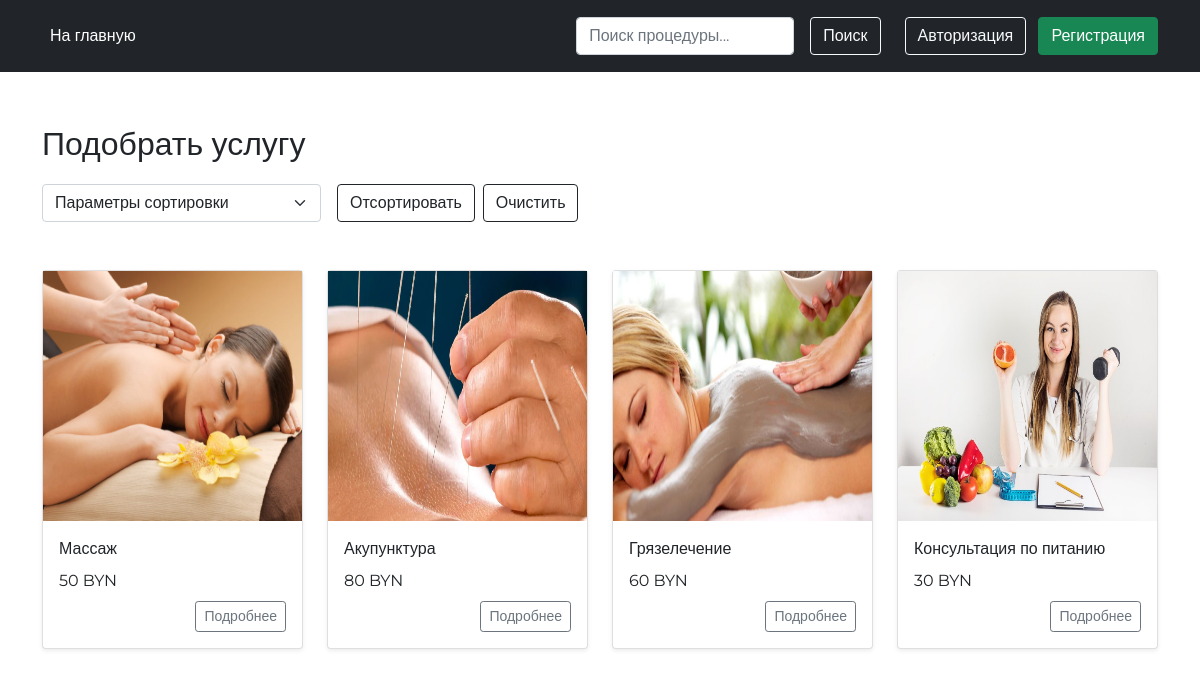
/services.php, run on the app's committed database.
### tables this page shows
CREATE TABLE services (
  id INT NOT NULL AUTO_INCREMENT,
  name VARCHAR(50) DEFAULT NULL,
  decription VARCHAR(255) DEFAULT NULL,
  cost INT DEFAULT NULL,
  idDoctor INT NOT NULL,
  image VARCHAR(100) DEFAULT NULL,
  PRIMARY KEY (id)
);

### backend/displayingData.php (called while the page is built, shortened)
<?php
include "connection.php";
function GetAllServices()
{
    try {
        global $conn;
        $stmt = $conn->query("select * from services");
        $results = $stmt->fetchAll(PDO::FETCH_ASSOC);
    } catch (PDOException $e) {
        echo 'Failed to get data from database: ' . $e->getMessage();
        exit();
    }
    return $results;
}

### services.php (the view, shortened to what this page needs)
<?php
include "backend/displayingData.php";
?>
<!DOCTYPE html>
<html lang="en">
<head>
  <link href="https://cdn.jsdelivr.net/npm/bootstrap@5.0.2/dist/css/bootstrap.min.css" rel="stylesheet" />
</head>
<body>
  <header class="p-3 bg-dark text-white">
    <div class="container">
      <div class="d-flex flex-wrap align-items-center justify-content-center justify-content-lg-start">
        <ul class="nav col-12 col-lg-auto me-lg-auto mb-2 justify-content-center mb-md-0">
          <li>
            <a href="index.php" class="nav-link px-2 text-white">На главную</a>
          </li>
        </ul>
        <form action="services.php" method="GET" class="d-flex justify-content-evenly mb-3 mb-lg-0 mb-md-0 me-lg-3">
          <input type="search" name="name" class="form-control form-control-dark me-3" placeholder="Поиск процедуры..." />
          <button type="submit" name="Search" class="d-inline btn btn-outline-light me-2">
            Поиск
          </button>
        </form>
        <div class="text-end">
          <?php if ($_SESSION['id_user'] != null) {
            $user = GetUserByID($_SESSION['id_user']);
          ?>
            <a href="userProfile.php" class="text-white nav-link text-center fs-5 mb-0"><?= $user['name'] . ' ' . $user['surname'] ?></a>
          <?php
          } else {
          ?>
            <a href="autorization.php" class="btn btn-outline-light me-2">
              Авторизация
            </a>
            <a href="registration.php" class="btn btn-success ">Регистрация</a>
          <?php
          } ?>
        </div>
      </div>
    </div>
  </header>
  <main>
    <section class="container mt-5">
      <p class="fs-2">Подобрать услугу</p>
      <form action="services.php" method="get" class="d-flex flex-wrap justify-content-start">
        <select name="sort" class="form-select w-25 me-3" aria-label="Default select example">
          <option selected>Параметры сортировки</option>
        </select>
        <button type="submit" class="d-inline btn btn-outline-dark me-2">
          Отсортировать
        </button>
        <button type="submit" name="clearFilters" class="d-inline btn btn-outline-dark">
          Очистить
        </button>
      </form>
    </section>
    <div class="album py-5">
      <div class="container">
        <div class="row row-cols-1 row-cols-sm-2 row-cols-md-2 row-cols-lg-3 row-cols-xl-4">
          <?php
          $services = [];
          if (isset($_GET['clearFilters'])) {
            $services = GetAllServices();
          } else {
            if (isset($_GET['sort'])) {
              $services = SortingServices($_GET['sort']);
            } else {
              if (isset($_GET['Search'])) {
                if ($_GET['name'] != "") {
                  $services = GetServicesByName($_GET['name']);
                  if (empty($services)) {
                    echo "<div class = 'container' name = 'notFound'>";
                    echo ("<p class='text-center fs-3' style='margin-top: 200px; color: gray;'>По вашему запросу ничего не найдено</p>");
                    echo "</div>";
                  }
                } else
                  $services = GetAllServices();
              } else {
                $services = GetAllServices();
              }
            }
          }
          foreach ($services as $row) {
          ?>
            <div class="col">
              <div class="card shadow-sm mb-4">
                <img src="images/<?= $row['image'] ?>" alt="" style="height: 250px" />
                <div class="card-body">
                  <p class="card-text mb-2"><?= $row['name'] ?></p>
                  <p class="card-text mb-2"><?= $row['cost'] ?> BYN</p>
                  <div class="d-flex justify-content-end align-items-center">
                    <div class="btn-group">
                      <a href="aboutService.php?id=<?= urlencode($row['id']) ?>" class="btn btn-sm btn-outline-secondary">
                        Подробнее
                      </a>
                    </div>
                  </div>
                </div>
              </div>
            </div>
          <?php
          }
          ?>
        </div>
      </div>
    </div>
  </main>
</body>
</html>

### services.php (style rules this page uses)
body { font-family: "Montserrat", sans-serif; }

### data on the page
services: image (picture), name "Массаж", cost "50"
services: image (picture), name "Акупунктура", cost "80"
services: image (picture), name "Грязелечение", cost "60"
services: image (picture), name "Консультация по питанию", cost "30"
